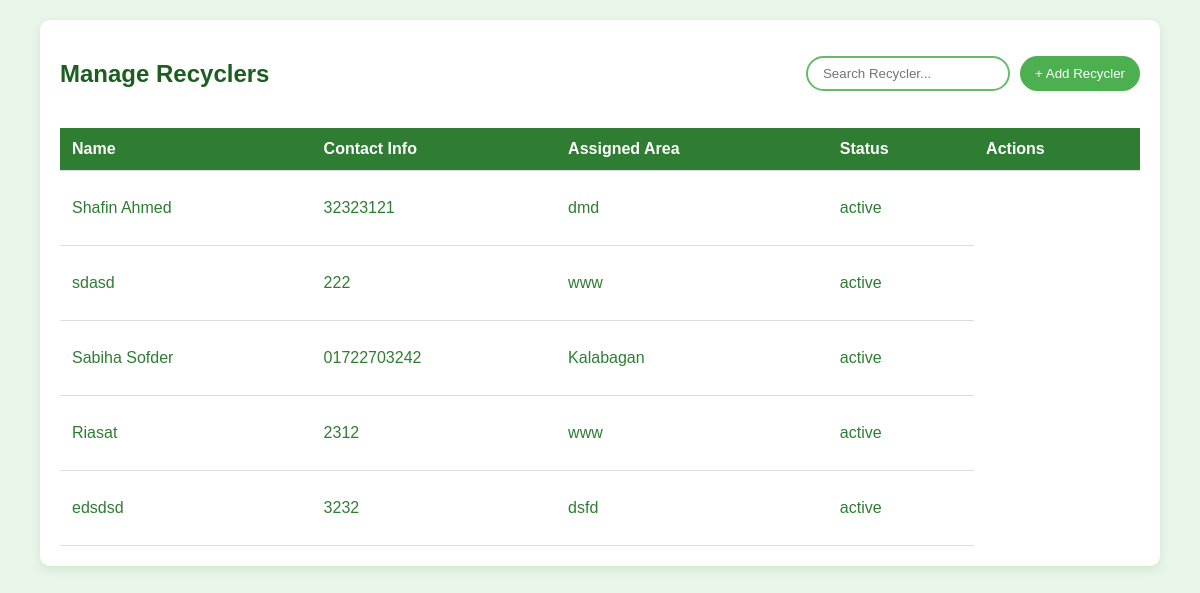
Before: /add_recycler/ with the older database file.
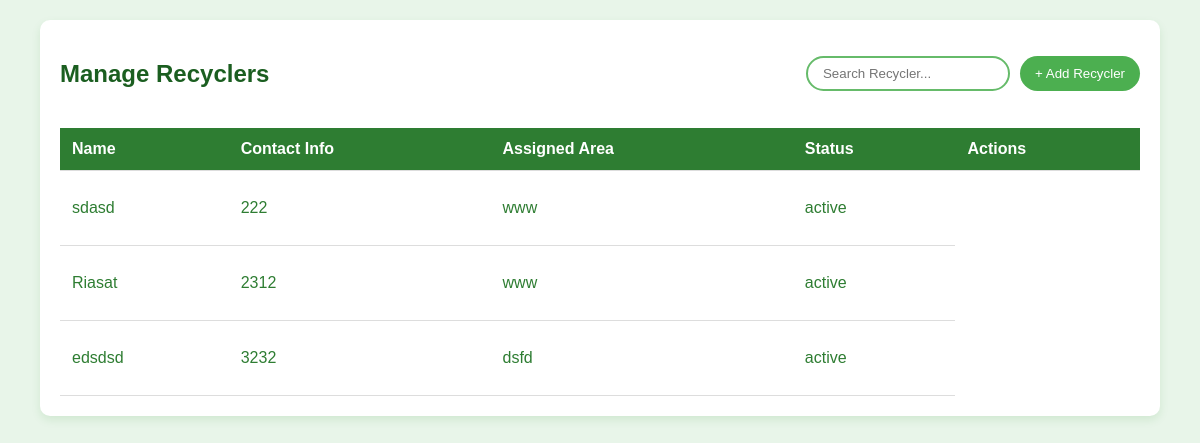
After: the same page with the newer database file.
### app/models.py (models this page shows, shortened)
class Recycler(models.Model):
    STATUS_CHOICES = [
        ('active', 'Active'),
        ('inactive', 'Inactive'),
    ]
    name = models.CharField(max_length=100)
    contact_number = models.CharField(max_length=15, unique=True)
    assigned_area = models.CharField(max_length=100)
    status = models.CharField(max_length=10, choices=STATUS_CHOICES, default='active')
    created_at = models.DateTimeField(auto_now_add=True)

### app/views.py (the view)
# urls.py: path('add_recycler/', views.add_recycler, name='add_recycler'),
def add_recycler(request):
    recycler = Recycler.objects.filter()
    args = {
        "recycler": recycler,
    }
    return render(request, "addRecycler.html",args)

### templates/addRecycler.html (shortened to what this page needs)
<!DOCTYPE html>
<html lang="en">
<head>
    <link rel="stylesheet" href="/static/addRecycler.css">
</head>
<body>
    <div class="container">
        <header>
            <h2>Manage Recyclers</h2>
            <div class="actions">
                <input type="text" id="search" placeholder="Search Recycler...">
                <button class="add-btn" id="show-form-btn">+ Add Recycler</button>
            </div>
        </header>
        <table>
            <thead>
                <tr>
                    <th>Name</th>
                    <th>Contact Info</th>
                    <th>Assigned Area</th>
                    <th>Status</th>
                    <th>Actions</th>
                </tr>
            </thead>
            <tbody>
                {% for i in recycler %}
                <tr>
                    <td>
                        <p>{{i.name}}</p>
                    </td>
                    <td>
                        <p>{{i.contact_number}}</p>
                    </td>
                    <td>
                        <p>{{i.assigned_area}}</p>
                    </td>
                    <td>
                        <p>{{i.status}}</p>
                    </td>
                </tr>
                {% endfor %}
            </tbody>
        </table>
    </div>
</body>
</html>

Changed rows visible on the page:
removed Recycler: name "Shafin Ahmed", contact_number "32323121", assigned_area "dmd", status "active"
removed Recycler: name "Sabiha Sofder", contact_number "01722703242", assigned_area "Kalabagan", status "active"
